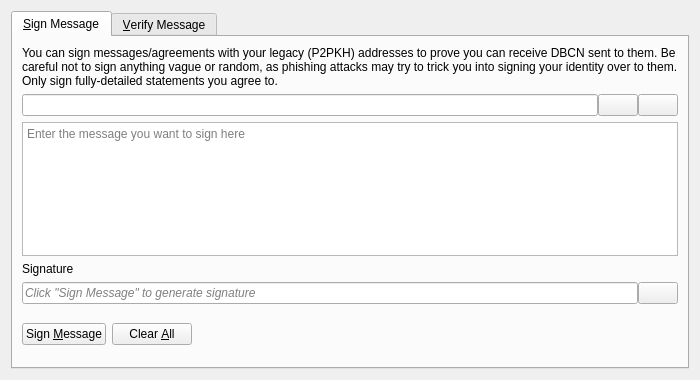
<?xml version="1.0" encoding="UTF-8"?>
<ui version="4.0">
 <class>SignVerifyMessageDialog</class>
 <widget class="QDialog" name="SignVerifyMessageDialog">
  <property name="geometry">
   <rect>
    <x>0</x>
    <y>0</y>
    <width>700</width>
    <height>380</height>
   </rect>
  </property>
  <property name="windowTitle">
   <string>Signatures - Sign / Verify a Message</string>
  </property>
  <property name="modal">
   <bool>true</bool>
  </property>
  <layout class="QVBoxLayout" name="verticalLayout">
   <item>
    <widget class="QTabWidget" name="tabWidget">
     <property name="currentIndex">
      <number>0</number>
     </property>
     <widget class="QWidget" name="tabSignMessage">
      <attribute name="title">
       <string>&amp;Sign Message</string>
      </attribute>
      <layout class="QVBoxLayout" name="verticalLayout_SM">
       <item>
        <widget class="QLabel" name="infoLabel_SM">
         <property name="text">
          <string>You can sign messages/agreements with your legacy (P2PKH) addresses to prove you can receive DBCN sent to them. Be careful not to sign anything vague or random, as phishing attacks may try to trick you into signing your identity over to them. Only sign fully-detailed statements you agree to.</string>
         </property>
         <property name="textFormat">
          <enum>Qt::PlainText</enum>
         </property>
         <property name="wordWrap">
          <bool>true</bool>
         </property>
        </widget>
       </item>
       <item>
        <layout class="QHBoxLayout" name="horizontalLayout_1_SM">
         <property name="spacing">
          <number>0</number>
         </property>
         <item>
          <widget class="QValidatedLineEdit" name="addressIn_SM">
           <property name="toolTip">
            <string>The DouBaoCoin address to sign the message with</string>
           </property>
          </widget>
         </item>
         <item>
          <widget class="QPushButton" name="addressBookButton_SM">
           <property name="toolTip">
            <string>Choose previously used address</string>
           </property>
           <property name="text">
            <string/>
           </property>
           <property name="icon">
            <iconset resource="../bitcoin.qrc">
             <normaloff>:/icons/address-book</normaloff>:/icons/address-book</iconset>
           </property>
           <property name="shortcut">
            <string>Alt+A</string>
           </property>
           <property name="autoDefault">
            <bool>false</bool>
           </property>
          </widget>
         </item>
         <item>
          <widget class="QPushButton" name="pasteButton_SM">
           <property name="toolTip">
            <string>Paste address from clipboard</string>
           </property>
           <property name="text">
            <string/>
           </property>
           <property name="icon">
            <iconset resource="../bitcoin.qrc">
             <normaloff>:/icons/editpaste</normaloff>:/icons/editpaste</iconset>
           </property>
           <property name="shortcut">
            <string>Alt+P</string>
           </property>
           <property name="autoDefault">
            <bool>false</bool>
           </property>
          </widget>
         </item>
        </layout>
       </item>
       <item>
        <widget class="QPlainTextEdit" name="messageIn_SM">
         <property name="toolTip">
          <string>Enter the message you want to sign here</string>
         </property>
         <property name="placeholderText">
          <string>Enter the message you want to sign here</string>
         </property>
        </widget>
       </item>
       <item>
        <widget class="QLabel" name="signatureLabel_SM">
         <property name="text">
          <string>Signature</string>
         </property>
         <property name="textFormat">
          <enum>Qt::PlainText</enum>
         </property>
        </widget>
       </item>
       <item>
        <layout class="QHBoxLayout" name="horizontalLayout_2_SM">
         <property name="spacing">
          <number>0</number>
         </property>
         <item>
          <widget class="QLineEdit" name="signatureOut_SM">
           <property name="placeholderText">
            <string>Click "Sign Message" to generate signature</string>
           </property>
           <property name="font">
            <font>
             <italic>true</italic>
            </font>
           </property>
           <property name="readOnly">
            <bool>true</bool>
           </property>
          </widget>
         </item>
         <item>
          <widget class="QPushButton" name="copySignatureButton_SM">
           <property name="toolTip">
            <string>Copy the current signature to the clipboard</string>
           </property>
           <property name="text">
            <string/>
           </property>
           <property name="icon">
            <iconset resource="../bitcoin.qrc">
             <normaloff>:/icons/editcopy</normaloff>:/icons/editcopy</iconset>
           </property>
           <property name="autoDefault">
            <bool>false</bool>
           </property>
          </widget>
         </item>
        </layout>
       </item>
       <item>
        <layout class="QHBoxLayout" name="horizontalLayout_3_SM">
         <item>
          <widget class="QPushButton" name="signMessageButton_SM">
           <property name="toolTip">
            <string>Sign the message to prove you own this DouBaoCoin address</string>
           </property>
           <property name="text">
            <string>Sign &amp;Message</string>
           </property>
           <property name="icon">
            <iconset resource="../bitcoin.qrc">
             <normaloff>:/icons/edit</normaloff>:/icons/edit</iconset>
           </property>
           <property name="autoDefault">
            <bool>false</bool>
           </property>
          </widget>
         </item>
         <item>
          <widget class="QPushButton" name="clearButton_SM">
           <property name="toolTip">
            <string>Reset all sign message fields</string>
           </property>
           <property name="text">
            <string>Clear &amp;All</string>
           </property>
           <property name="icon">
            <iconset resource="../bitcoin.qrc">
             <normaloff>:/icons/remove</normaloff>:/icons/remove</iconset>
           </property>
           <property name="autoDefault">
            <bool>false</bool>
           </property>
          </widget>
         </item>
         <item>
          <spacer name="horizontalSpacer_1_SM">
           <property name="orientation">
            <enum>Qt::Horizontal</enum>
           </property>
           <property name="sizeHint" stdset="0">
            <size>
             <width>40</width>
             <height>48</height>
            </size>
           </property>
          </spacer>
         </item>
         <item>
          <widget class="QLabel" name="statusLabel_SM">
           <property name="font">
            <font>
             <weight>75</weight>
             <bold>true</bold>
            </font>
           </property>
           <property name="text">
            <string/>
           </property>
           <property name="wordWrap">
            <bool>true</bool>
           </property>
          </widget>
         </item>
         <item>
          <spacer name="horizontalSpacer_2_SM">
           <property name="orientation">
            <enum>Qt::Horizontal</enum>
           </property>
           <property name="sizeHint" stdset="0">
            <size>
             <width>40</width>
             <height>48</height>
            </size>
           </property>
          </spacer>
         </item>
        </layout>
       </item>
      </layout>
     </widget>
     <widget class="QWidget" name="tabVerifyMessage">
      <attribute name="title">
       <string>&amp;Verify Message</string>
      </attribute>
      <layout class="QVBoxLayout" name="verticalLayout_VM">
       <item>
        <widget class="QLabel" name="infoLabel_VM">
         <property name="text">
          <string>Enter the receiver's address, message (ensure you copy line breaks, spaces, tabs, etc. exactly) and signature below to verify the message. Be careful not to read more into the signature than what is in the signed message itself, to avoid being tricked by a man-in-the-middle attack. Note that this only proves the signing party receives with the address, it cannot prove sendership of any transaction!</string>
         </property>
         <property name="textFormat">
          <enum>Qt::PlainText</enum>
         </property>
         <property name="alignment">
          <set>Qt::AlignLeading|Qt::AlignLeft|Qt::AlignTop</set>
         </property>
         <property name="wordWrap">
          <bool>true</bool>
         </property>
        </widget>
       </item>
       <item>
        <layout class="QHBoxLayout" name="horizontalLayout_1_VM">
         <property name="spacing">
          <number>0</number>
         </property>
         <item>
          <widget class="QValidatedLineEdit" name="addressIn_VM">
           <property name="toolTip">
            <string>The DouBaoCoin address the message was signed with</string>
           </property>
          </widget>
         </item>
         <item>
          <widget class="QPushButton" name="addressBookButton_VM">
           <property name="toolTip">
            <string>Choose previously used address</string>
           </property>
           <property name="text">
            <string/>
           </property>
           <property name="icon">
            <iconset resource="../bitcoin.qrc">
             <normaloff>:/icons/address-book</normaloff>:/icons/address-book</iconset>
           </property>
           <property name="shortcut">
            <string>Alt+A</string>
           </property>
           <property name="autoDefault">
            <bool>false</bool>
           </property>
          </widget>
         </item>
        </layout>
       </item>
       <item>
        <widget class="QPlainTextEdit" name="messageIn_VM">
          <property name="toolTip">
            <string>The signed message to verify</string>
          </property>
          <property name="placeholderText">
            <string>The signed message to verify</string>
          </property>
        </widget>
       </item>
       <item>
        <widget class="QValidatedLineEdit" name="signatureIn_VM">
          <property name="toolTip">
            <string>The signature given when the message was signed</string>
          </property>
          <property name="placeholderText">
            <string>The signature given when the message was signed</string>
          </property>
        </widget>
       </item>
       <item>
        <layout class="QHBoxLayout" name="horizontalLayout_2_VM">
         <item>
          <widget class="QPushButton" name="verifyMessageButton_VM">
           <property name="toolTip">
            <string>Verify the message to ensure it was signed with the specified DouBaoCoin address</string>
           </property>
           <property name="text">
            <string>Verify &amp;Message</string>
           </property>
           <property name="icon">
            <iconset resource="../bitcoin.qrc">
             <normaloff>:/icons/transaction_0</normaloff>:/icons/transaction_0</iconset>
           </property>
           <property name="autoDefault">
            <bool>false</bool>
           </property>
          </widget>
         </item>
         <item>
          <widget class="QPushButton" name="clearButton_VM">
           <property name="toolTip">
            <string>Reset all verify message fields</string>
           </property>
           <property name="text">
            <string>Clear &amp;All</string>
           </property>
           <property name="icon">
            <iconset resource="../bitcoin.qrc">
             <normaloff>:/icons/remove</normaloff>:/icons/remove</iconset>
           </property>
           <property name="autoDefault">
            <bool>false</bool>
           </property>
          </widget>
         </item>
         <item>
          <spacer name="horizontalSpacer_1_VM">
           <property name="orientation">
            <enum>Qt::Horizontal</enum>
           </property>
           <property name="sizeHint" stdset="0">
            <size>
             <width>40</width>
             <height>48</height>
            </size>
           </property>
          </spacer>
         </item>
         <item>
          <widget class="QLabel" name="statusLabel_VM">
           <property name="font">
            <font>
             <weight>75</weight>
             <bold>true</bold>
            </font>
           </property>
           <property name="text">
            <string/>
           </property>
           <property name="wordWrap">
            <bool>true</bool>
           </property>
          </widget>
         </item>
         <item>
          <spacer name="horizontalSpacer_2_VM">
           <property name="orientation">
            <enum>Qt::Horizontal</enum>
           </property>
           <property name="sizeHint" stdset="0">
            <size>
             <width>40</width>
             <height>48</height>
            </size>
           </property>
          </spacer>
         </item>
        </layout>
       </item>
      </layout>
     </widget>
    </widget>
   </item>
  </layout>
 </widget>
 <customwidgets>
  <customwidget>
   <class>QValidatedLineEdit</class>
   <extends>QLineEdit</extends>
   <header>qt/qvalidatedlineedit.h</header>
  </customwidget>
 </customwidgets>
 <resources>
  <include location="../bitcoin.qrc"/>
 </resources>
 <connections/>
</ui>
